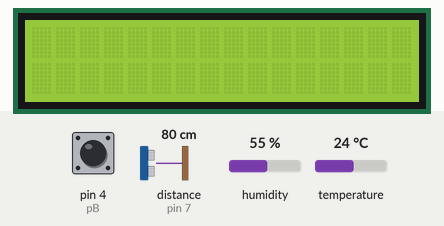
Simulated run of this sketch. Board: Arduino Uno, built with avr-gcc and run on an emulated ATmega328P. Shown: 16×2 character LCD. Wiring (inferred from the names in the program): ultrasonic range finder: trigger pin 6; echo pin 7. The test bench sets the inputs (shaded band); at power-on: pin 4 (pB) HIGH, distance to the obstacle (sensor on pin 7) 80 cm, temperature 24 °C, humidity 55 %. The echo pulse lasts 58.3 µs per cm; what the sketch prints to the serial monitor is not drawn.

Above: at 1.6 s.
1.7 s: pin 4 (pB) pulled LOW for 0.15 s
At 2.1 s:
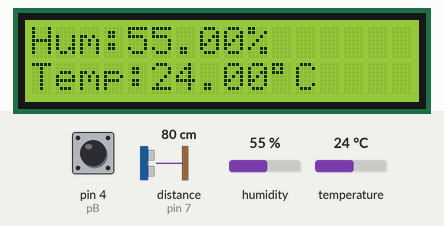
3.3 s: pin 4 (pB) pulled LOW for 1 s
At 4.1 s:
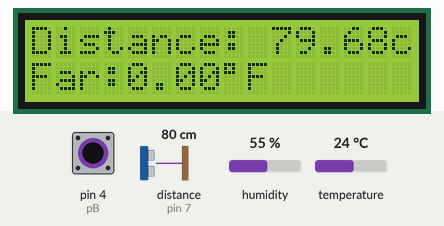
5.8 s: distance to the obstacle (sensor on pin 7) set to 2 cm
At 6.8 s:
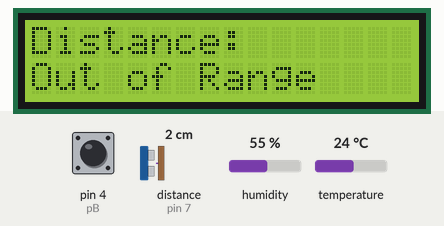
7.3 s: distance to the obstacle (sensor on pin 7) set to 4 cm
At 8.5 s:
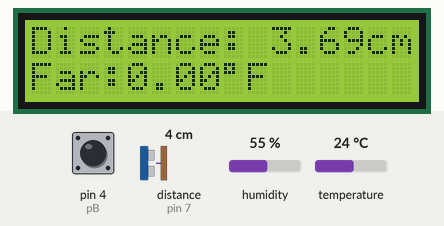
8.8 s: pin 4 (pB) pulled LOW for 0.15 s
At 9.2 s:
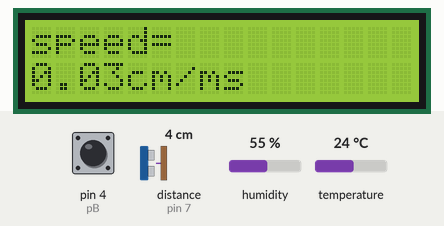
10.4 s: temperature set to 33 °C
At 11.8 s:
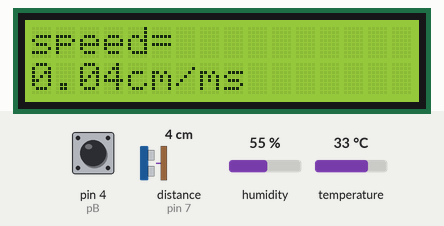
Timing chart, 0 to 13.0 s (numbered marks = the images above; inputs shaded):
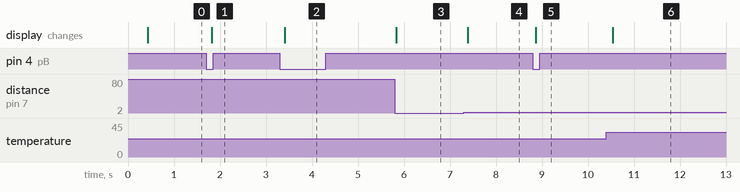

Measured:
- the behaviour switches between 2 and 3 cm on distance to the obstacle (sensor on pin 7) (found by bisection; images 3 and 4)
- after the input at 1.7 s, the display: changes after 0.12 s (image 1)
- after the input at 3.3 s, the display: changes after 0.11 s (image 2)
- after the input at 5.8 s, the display: changes at once (image 3)
- after the input at 7.3 s, the display: changes after 0.09 s (image 4)
- after the input at 8.8 s, the display: changes after 0.07 s (image 5)
- after the input at 10.4 s, the display: changes after 0.14 s (image 6)

The sketch:

DHT11andUltraSonicSensorandPB.ino
```cpp
// (licence header left out)
#include <Adafruit_Sensor.h>
#include <DHT.h>
#include <DHT_U.h>
#include <LiquidCrystal.h>

LiquidCrystal lcd(2,3,9,10,11,12);
const int pB = 4; // intialize Push Button at pin 4
int buttonState; // the current state of the input pin
int value = 0; // to store the number of time Pb has been pressed
float x; // to store and convert the degree temperature to Fahrenheit
int lastButtonState = HIGH;// the previous state of the inputpin
float temperature=0; // to store the event.temperaturen as float
float duration, distance; // intialize distanace andduration as float
float soundsp= 0; // to store and find sound speed
float soundcm= 0; // to convert the sound speed to cm/ms
#define trigPin 6   // This sends the trigger signal
#define echoPin 7 // This receives the echo signal

#define DHTPIN 8     // Digital pin connected to the DHT sensor

// Uncomment the type of sensor in use:
#define DHTTYPE    DHT11     // DHT 11

byte customChar[8] = {
  B11100,
  B10100,
  B11100,
  B00000,
  B00000,
  B00000,
  B00000,
  B00000
};

DHT_Unified dht(DHTPIN, DHTTYPE);

uint32_t delayMS;

void setup() {
  Serial.begin(9600);
  // Initialize device.
  dht.begin();
  Serial.println(F("DHTxx Unified Sensor Example"));
  // Print temperature sensor details.
  sensor_t sensor;
  dht.temperature().getSensor(&sensor);
  Serial.println(F("------------------------------------"));
  Serial.println(F("Temperature Sensor"));
  Serial.print  (F("Sensor Type: ")); Serial.println(sensor.name);
  Serial.print  (F("Driver Ver:  ")); Serial.println(sensor.version);
  Serial.print  (F("Unique ID:   ")); Serial.println(sensor.sensor_id);
  Serial.print  (F("Max Value:   ")); Serial.print(sensor.max_value); Serial.println(F("°C"));
  Serial.print  (F("Min Value:   ")); Serial.print(sensor.min_value); Serial.println(F("°C"));
  Serial.print  (F("Resolution:  ")); Serial.print(sensor.resolution); Serial.println(F("°C"));
  Serial.println(F("------------------------------------"));
  // Print humidity sensor details.
  dht.humidity().getSensor(&sensor);
  Serial.println(F("Humidity Sensor"));
  Serial.print  (F("Sensor Type: ")); Serial.println(sensor.name);
  Serial.print  (F("Driver Ver:  ")); Serial.println(sensor.version);
  Serial.print  (F("Unique ID:   ")); Serial.println(sensor.sensor_id);
  Serial.print  (F("Max Value:   ")); Serial.print(sensor.max_value); Serial.println(F("%"));
  Serial.print  (F("Min Value:   ")); Serial.print(sensor.min_value); Serial.println(F("%"));
  Serial.print  (F("Resolution:  ")); Serial.print(sensor.resolution); Serial.println(F("%"));
  Serial.println(F("------------------------------------"));
  // Set delay between sensor readings based on sensor details.
  //delayMS = sensor.min_delay / 1000;
  //initialize lcd display
  lcd.begin(16, 2);
  lcd.createChar(0,customChar);
  pinMode(pB, INPUT_PULLUP);
  pinMode(trigPin, OUTPUT);    // Assign trigPin as OUTPUT
pinMode(echoPin, INPUT);     // Assign echoPin as Input

}

void loop() {
  // Delay between measurements.
  //delay(delayMS);
  // Get temperature event and print its value.
  sensors_event_t event;
  dht.temperature().getEvent(&event);
  if (isnan(event.temperature)) {
    Serial.println(F("Error reading temperature!"));


  }
  else {
    Serial.print(F("Temperature: "));
    Serial.print(event.temperature);
    Serial.println(F("°C"));
temperature = event.temperature;
  }
  // Get humidity event and print its value.
  dht.humidity().getEvent(&event);
  if (isnan(event.relative_humidity)) {
    Serial.println(F("Error reading humidity!"));

  }
  else {
    Serial.print(F("Humidity: "));
    Serial.print(event.relative_humidity);
    Serial.println(F("%"));

digitalWrite(trigPin, LOW); // Sets the trigger pin to LOW
delayMicroseconds(2);       // put a delay for the trigger pin to settle down
digitalWrite(trigPin, HIGH); // Set the trigger pin to HIGH, which sends a 10-microsecond pulse to the ultrasonic sensor.
delayMicroseconds(20);     // Recommended minimum time between the trigger signal and the start of the echo pulse
digitalWrite(trigPin, LOW); // Set the trigger pin back to LOW to complete the trigger signal.

//measure the duration of the echo pulse and calculate the distance
//based on the duration and the speed of sound
duration = pulseIn(echoPin, HIGH);
distance = (duration /2 ) * 0.0343;

// Print the distance on the serial monitor
Serial.print("Distance: ");
/*If the distance is out of range (less than 2cm or more than 400cm),
it prints "Out of Range" instead of the distance*/
if (distance >= 400 || distance <= 2) {
  Serial.println("Out od Range");
} else {
  Serial.print(distance);
  Serial.println(" cm");
      // Calculate the Speed of Sound in M/S
    soundsp = 331.4 + (0.606 * temperature) + (0.0124 * event.relative_humidity);

    // Convert to cm/ms
    soundcm = soundsp / 10000;
}
  }
   buttonState = digitalRead(pB);
  if (buttonState == LOW && lastButtonState == HIGH) { // Check if button was just pressed
  delay(50);
  buttonState = digitalRead(pB);
 if (buttonState == LOW) {
   value++;
 if (value > 3) {
   value = 1;
 x = (event.temperature*9/5)+32.0;
 }
 }
  }
  lastButtonState = buttonState;
  // use switch case to display value of lcd
    switch (value) {
  // case 1 display humnidity and temperature
     case 1:
     lcd.clear();
     lcd.setCursor(0,0);
     lcd.print(F("Hum:"));
     lcd.print(event.relative_humidity);
     lcd.print(F("%"));
     lcd.print("  ");
     lcd.setCursor(0,1);
     lcd.print(F("Temp:"));
     lcd.print(temperature);
     lcd.write((byte)0);
     lcd.print(F("C"));
     lcd.print("  ");
     break ;
// case 2 display the distance if it is in range print the distacne if out of range print OUT of Range
     case 2:
lcd.clear();
lcd.setCursor(0,0);
lcd.print("Distance: ");
if (distance >= 400 || distance <= 2) {
  lcd.setCursor(0,1);
  lcd.print("Out of Range");
} else {
  lcd.clear();
  lcd.setCursor(0,0);
  lcd.print("Distance: ");
  lcd.print(distance);
  lcd.print("cm");
     lcd.setCursor(0,1);
     lcd.print(F("Far:"));
     lcd.print(x);
     lcd.write((byte)0);
     lcd.print(F("F"));
     lcd.print(" ");
}
     break ;
// case 3 print the speed of the sound
     case 3:
     lcd.clear();
     lcd.setCursor(0,0);
     lcd.print("speed= ");
     lcd.setCursor(0,1);
     lcd.print(soundcm);
     lcd.print("cm/ms");
   }
  }
```
